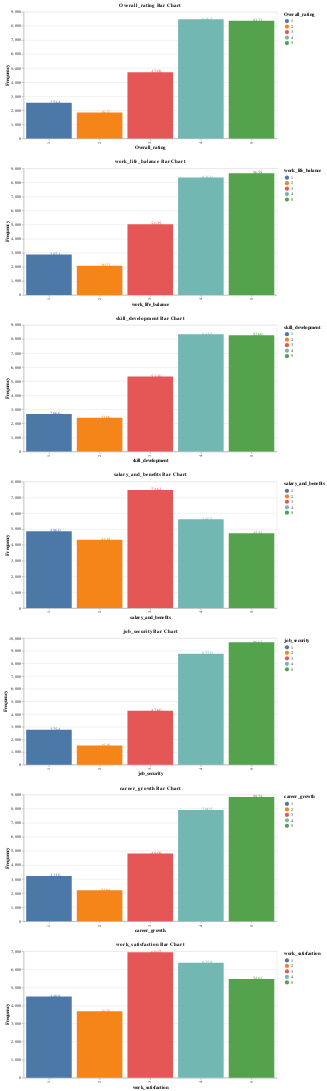

This figure's notebook cell:
### Markdown cell above
## Graph Satisfaction Data

### Code cell
# Define a function to create a frequency dataframe and a bar chart
def create_chart(data, column):
    frequency = data[column].value_counts()
    frequency_df = frequency.reset_index()


    frequency_df.columns = [column, 'Frequency']
    frequency_df = frequency_df.sort_values(column)

    # Chart
    chart = alt.Chart(frequency_df).mark_bar().encode(
        x=alt.X(f'{column}:N', title=column, sort='x'),  # Sort the bars by the column
        y=alt.Y('Frequency:Q', title='Frequency'),
        color=alt.Color(f'{column}:N', legend=alt.Legend(title=column))  # Use the column for the color encoding
    ).properties(width=600, title=f'{column} Bar Chart')


    text = chart.mark_text(
        align='left',
        baseline='middle',
        dx=3  # Nudges text to right so it doesn't appear on top of the bar
    ).encode(
        text='Frequency:Q'
    )
    return (chart + text)

# Create a bar chart
columns = ['Overall_rating', 'work_life_balance', 'skill_development', 'salary_and_benefits', 'job_security', 'career_growth', 'work_satisfaction']
charts = [create_chart(data, column) for column in columns]
combined_chart = alt.vconcat(*charts).resolve_scale(color='independent')

# Display the chart
combined_chart

### Figure 1 — Vega-Lite specification as saved in the notebook (floating-point values rounded to 4 significant figures)
{"config": {"view": {"continuousWidth": 400, "continuousHeight": 300}}, "vconcat": [{"layer": [{"mark": "bar", "encoding": {"color": {"field": "Overall_rating", "legend": {"title": "Overall_rating"}, "type": "nominal"}, "x": {"field": "Overall_rating", "sort": "x", "title": "Overall_rating", "type": "nominal"}, "y": {"field": "Frequency", "title": "Frequency", "type": "quantitative"}}, "title": "Overall_rating Bar Chart", "width": 600}, {"mark": {"type": "text", "align": "left", "baseline": "middle", "dx": 3}, "encoding": {"color": {"field": "Overall_rating", "legend": {"title": "Overall_rating"}, "type": "nominal"}, "text": {"field": "Frequency", "type": "quantitative"}, "x": {"field": "Overall_rating", "sort": "x", "title": "Overall_rating", "type": "nominal"}, "y": {"field": "Frequency", "title": "Frequency", "type": "quantitative"}}, "title": "Overall_rating Bar Chart", "width": 600}], "data": {"name": "data-423d88c8f8facc960deb054a7e2fa930"}}, {"layer": [{"mark": "bar", "encoding": {"color": {"field": "work_life_balance", "legend": {"title": "work_life_balance"}, "type": "nominal"}, "x": {"field": "work_life_balance", "sort": "x", "title": "work_life_balance", "type": "nominal"}, "y": {"field": "Frequency", "title": "Frequency", "type": "quantitative"}}, "title": "work_life_balance Bar Chart", "width": 600}, {"mark": {"type": "text", "align": "left", "baseline": "middle", "dx": 3}, "encoding": {"color": {"field": "work_life_balance", "legend": {"title": "work_life_balance"}, "type": "nominal"}, "text": {"field": "Frequency", "type": "quantitative"}, "x": {"field": "work_life_balance", "sort": "x", "title": "work_life_balance", "type": "nominal"}, "y": {"field": "Frequency", "title": "Frequency", "type": "quantitative"}}, "title": "work_life_balance Bar Chart", "width": 600}], "data": {"name": "data-b68deb89a93e7c63065160e0e177f1cb"}}, {"layer": [{"mark": "bar", "encoding": {"color": {"field": "skill_development", "legend": {"title": "skill_development"}, "type": "nominal"}, "x": {"field": "skill_development", "sort": "x", "title": "skill_development", "type": "nominal"}, "y": {"field": "Frequency", "title": "Frequency", "type": "quantitative"}}, "title": "skill_development Bar Chart", "width": 600}, {"mark": {"type": "text", "align": "left", "baseline": "middle", "dx": 3}, "encoding": {"color": {"field": "skill_development", "legend": {"title": "skill_development"}, "type": "nominal"}, "text": {"field": "Frequency", "type": "quantitative"}, "x": {"field": "skill_development", "sort": "x", "title": "skill_development", "type": "nominal"}, "y": {"field": "Frequency", "title": "Frequency", "type": "quantitative"}}, "title": "skill_development Bar Chart", "width": 600}], "data": {"name": "data-ab6fbe6d4fc75886d057ed1e8fb5d2b4"}}, {"layer": [{"mark": "bar", "encoding": {"color": {"field": "salary_and_benefits", "legend": {"title": "salary_and_benefits"}, "type": "nominal"}, "x": {"field": "salary_and_benefits", "sort": "x", "title": "salary_and_benefits", "type": "nominal"}, "y": {"field": "Frequency", "title": "Frequency", "type": "quantitative"}}, "title": "salary_and_benefits Bar Chart", "width": 600}, {"mark": {"type": "text", "align": "left", "baseline": "middle", "dx": 3}, "encoding": {"color": {"field": "salary_and_benefits", "legend": {"title": "salary_and_benefits"}, "type": "nominal"}, "text": {"field": "Frequency", "type": "quantitative"}, "x": {"field": "salary_and_benefits", "sort": "x", "title": "salary_and_benefits", "type": "nominal"}, "y": {"field": "Frequency", "title": "Frequency", "type": "quantitative"}}, "title": "salary_and_benefits Bar Chart", "width": 600}], "data": {"name": "data-fe45792a271b9d0dd5254db14b2c1f15"}}, {"layer": [{"mark": "bar", "encoding": {"color": {"field": "job_security", "legend": {"title": "job_security"}, "type": "nominal"}, "x": {"field": "job_security", "sort": "x", "title": "job_security", "type": "nominal"}, "y": {"field": "Frequency", "title": "Frequency", "type": "quantitative"}}, "title": "job_security Bar Chart", "width": 600}, {"mark": {"type": "text", "align": "left", "baseline": "middle", "dx": 3}, "encoding": {"color": {"field": "job_security", "legend": {"title": "job_security"}, "type": "nominal"}, "text": {"field": "Frequency", "type": "quantitative"}, "x": {"field": "job_security", "sort": "x", "title": "job_security", "type": "nominal"}, "y": {"field": "Frequency", "title": "Frequency", "type": "quantitative"}}, "title": "job_security Bar Chart", "width": 600}], "data": {"name": "data-827e918d11c95f947809b965a5f563c2"}}, {"layer": [{"mark": "bar", "encoding": {"color": {"field": "career_growth", "legend": {"title": "career_growth"}, "type": "nominal"}, "x": {"field": "career_growth", "sort": "x", "title": "career_growth", "type": "nominal"}, "y": {"field": "Frequency", "title": "Frequency", "type": "quantitative"}}, "title": "career_growth Bar Chart", "width": 600}, {"mark": {"type": "text", "align": "left", "baseline": "middle", "dx": 3}, "encoding": {"color": {"field": "career_growth", "legend": {"title": "career_growth"}, "type": "nominal"}, "text": {"field": "Frequency", "type": "quantitative"}, "x": {"field": "career_growth", "sort": "x", "title": "career_growth", "type": "nominal"}, "y": {"field": "Frequency", "title": "Frequency", "type": "quantitative"}}, "title": "career_growth Bar Chart", "width": 600}], "data": {"name": "data-7dc103b00a4c2de2521cfa9b3582d8ee"}}, {"layer": [{"mark": "bar", "encoding": {"color": {"field": "work_satisfaction", "legend": {"title": "work_satisfaction"}, "type": "nominal"}, "x": {"field": "work_satisfaction", "sort": "x", "title": "work_satisfaction", "type": "nominal"}, "y": {"field": "Frequency", "title": "Frequency", "type": "quantitative"}}, "title": "work_satisfaction Bar Chart", "width": 600}, {"mark": {"type": "text", "align": "left", "baseline": "middle", "dx": 3}, "encoding": {"color": {"field": "work_satisfaction", "legend": {"title": "work_satisfaction"}, "type": "nominal"}, "text": {"field": "Frequency", "type": "quantitative"}, "x": {"field": "work_satisfaction", "sort": "x", "title": "work_satisfaction", "type": "nominal"}, "y": {"field": "Frequency", "title": "Frequency", "type": "quantitative"}}, "title": "work_satisfaction Bar Chart", "width": 600}], "data": {"name": "data-aa608fb452629a13f29f7ebd274b89c1"}}], "resolve": {"scale": {"color": "independent"}}, "$schema": "https://vega.github.io/schema/vega-lite/v4.17.0.json", "datasets": {"data-423d88c8f8facc960deb054a7e2fa930": [{"Overall_rating": 1.0, "Frequency": 2534}, {"Overall_rating": 2.0, "Frequency": 1837}, {"Overall_rating": 3.0, "Frequency": 4709}, {"Overall_rating": 4.0, "Frequency": 8467}, {"Overall_rating": 5.0, "Frequency": 8371}], "data-b68deb89a93e7c63065160e0e177f1cb": [{"work_life_balance": 1.0, "Frequency": 2871}, {"work_life_balance": 2.0, "Frequency": 2073}, {"work_life_balance": 3.0, "Frequency": 5035}, {"work_life_balance": 4.0, "Frequency": 8360}, {"work_life_balance": 5.0, "Frequency": 8658}], "data-ab6fbe6d4fc75886d057ed1e8fb5d2b4": [{"skill_development": 1.0, "Frequency": 2666}, {"skill_development": 2.0, "Frequency": 2396}, {"skill_development": 3.0, "Frequency": 5330}, {"skill_development": 4.0, "Frequency": 8335}, {"skill_development": 5.0, "Frequency": 8269}], "data-fe45792a271b9d0dd5254db14b2c1f15": [{"salary_and_benefits": 1.0, "Frequency": 4860}, {"salary_and_benefits": 2.0, "Frequency": 4314}, {"salary_and_benefits": 3.0, "Frequency": 7463}, {"salary_and_benefits": 4.0, "Frequency": 5607}, {"salary_and_benefits": 5.0, "Frequency": 4723}], "data-827e918d11c95f947809b965a5f563c2": [{"job_security": 1.0, "Frequency": 2754}, {"job_security": 2.0, "Frequency": 1518}, {"job_security": 3.0, "Frequency": 4260}, {"job_security": 4.0, "Frequency": 8770}, {"job_security": 5.0, "Frequency": 9661}], "data-7dc103b00a4c2de2521cfa9b3582d8ee": [{"career_growth": 1.0, "Frequency": 3219}, {"career_growth": 2.0, "Frequency": 2194}, {"career_growth": 3.0, "Frequency": 4809}, {"career_growth": 4.0, "Frequency": 7905}, {"career_growth": 5.0, "Frequency": 8824}], "data-aa608fb452629a13f29f7ebd274b89c1": [{"work_satisfaction": 1.0, "Frequency": 4498}, {"work_satisfaction": 2.0, "Frequency": 3675}, {"work_satisfaction": 3.0, "Frequency": 6937}, {"work_satisfaction": 4.0, "Frequency": 6358}, {"work_satisfaction": 5.0, "Frequency": 5461}]}}
